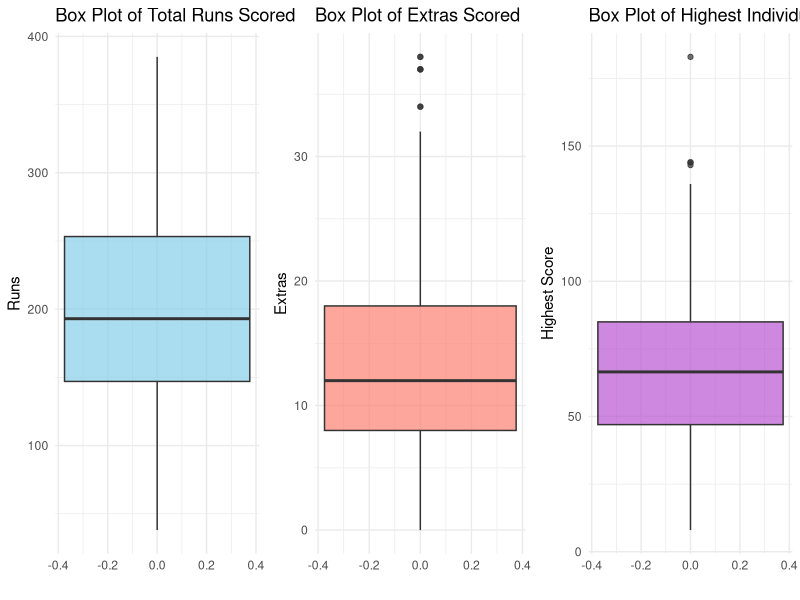
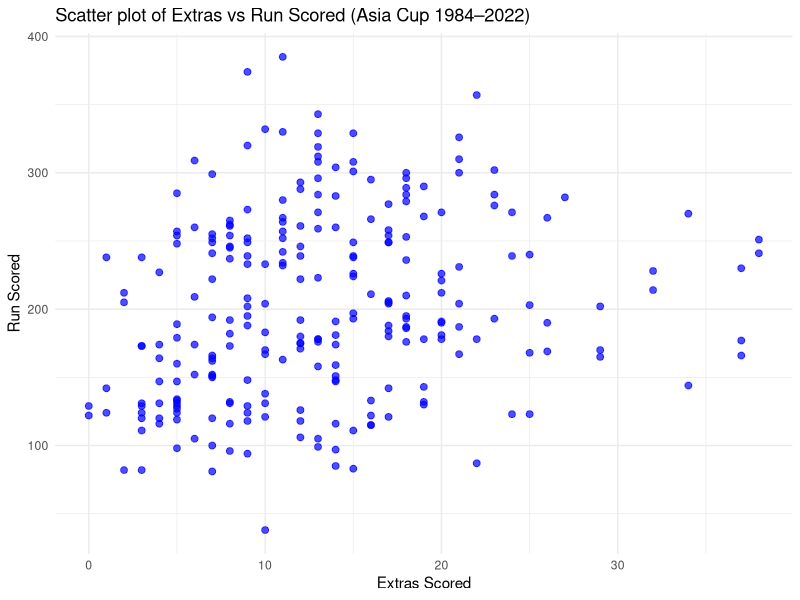
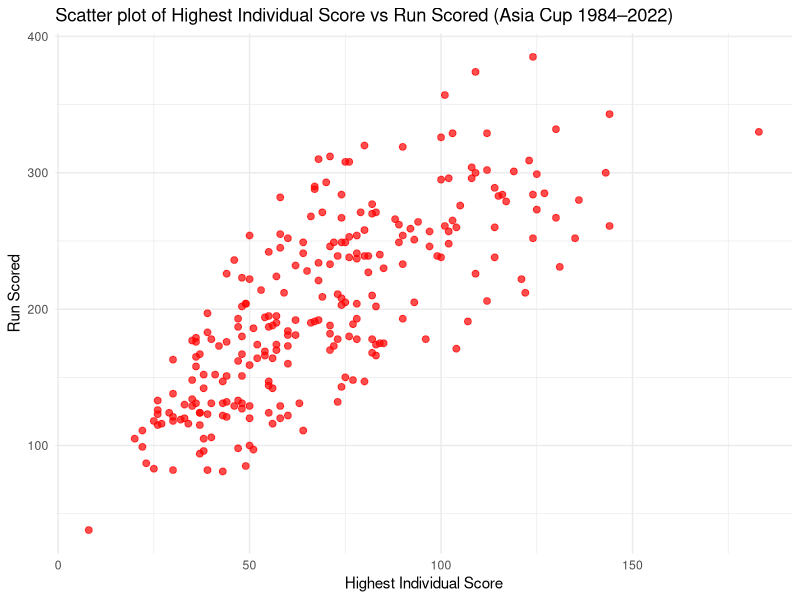
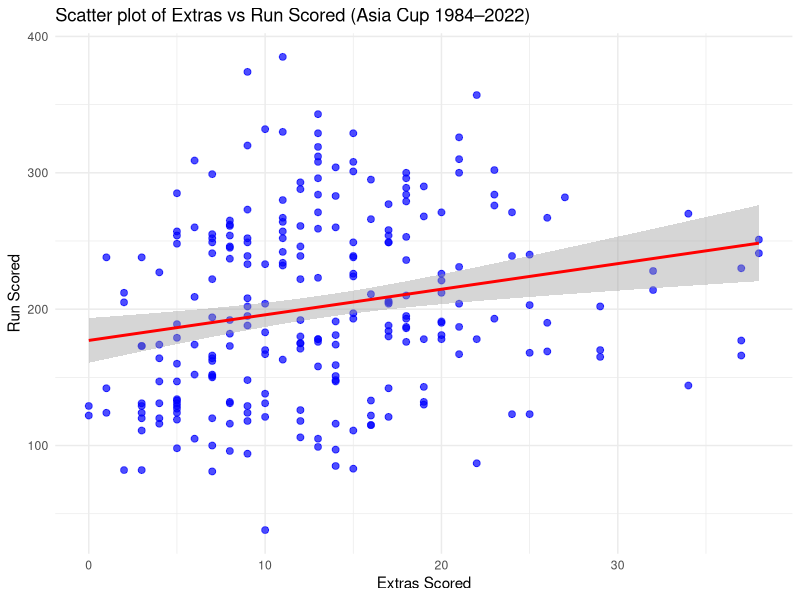
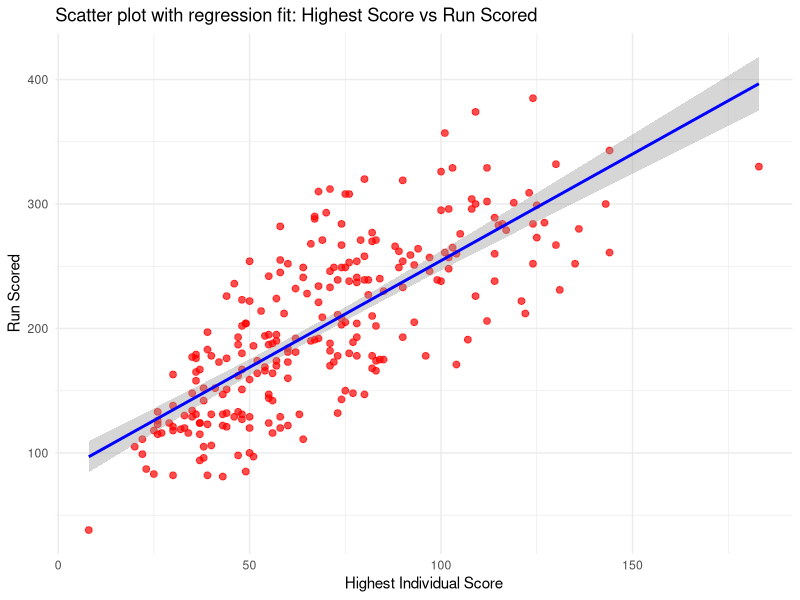

Write R code to recreate these figures, in order.
## ---- chunk 1
#| include: false
#| warning: false
#| message: false
library(tidyverse)
library(readr)
library(dplyr)
library(ggplot2)
library(reshape2)
library(gridExtra)
library(broom)
library(knitr)
## ---- chunk 2
#| include: false
#| warning: false
#| message: false
#| echo: false

# Load the Asia Cup cricket data
asia_cup <- read.csv("../data/cricket_asia_cup.csv")
# View first few rows and variable summary
head(asia_cup)

# Show number of missing values for each variable
colSums(is.na(asia_cup))

# Remove rows with any missing data (if appropriate)
asia_cup_clean <- na.omit(asia_cup)
## ---- chunk 3
#| warning: false
#| message: false
#| echo: false

main_vars <- asia_cup[, c("Run.Scored", "Extras.Scored", "Highest.Score")]
df_long <- melt(main_vars)

p <- ggplot(df_long, aes(x = variable, y = value, fill = variable)) +
  geom_boxplot(alpha = 0.7) +
  labs(title = "Box Plots of Total Runs, Extras, and Highest Individual Score",
       x = "", y = "Runs") +
  theme_minimal()
#print(p)

# Boxplot for Total Runs
p1 <- ggplot(asia_cup, aes(y = Run.Scored)) +
  geom_boxplot(fill = "skyblue", alpha = 0.7) +
  labs(title = "Box Plot of Total Runs Scored",
       x = "", y = "Runs") +
  theme_minimal()

# Boxplot for Extras Scored
p2 <- ggplot(asia_cup, aes(y = Extras.Scored)) +
  geom_boxplot(fill = "salmon", alpha = 0.7) +
  labs(title = "Box Plot of Extras Scored",
       x = "", y = "Extras") +
  theme_minimal()

# Boxplot for Highest Individual Score
p3 <- ggplot(asia_cup, aes(y = Highest.Score)) +
  geom_boxplot(fill = "mediumorchid", alpha = 0.7) +
  labs(title = "Box Plot of Highest Individual Score",
       x = "", y = "Highest Score") +
  theme_minimal()
## ---- chunk 4
#| warning: false
#| message: false
#| echo: false
grid.arrange(p1, p2, p3, ncol = 3)
## ---- chunk 5
#| warning: false
#| message: false
#| echo: false
ggplot(asia_cup, aes(x = Extras.Scored, y = Run.Scored)) +
  geom_point(color = "blue", alpha = 0.7, size = 2) +
  labs(
    x = "Extras Scored",
    y = "Run Scored",
    title = "Scatter plot of Extras vs Run Scored (Asia Cup 1984–2022)"
  ) +
  theme_minimal()
## ---- chunk 6
#| include: false
#| warning: false
#| message: false
#| echo: false

extras_vs_total_fit <- lm(asia_cup$Run.Scored ~ asia_cup$Extras.Scored)
summary(extras_vs_total_fit)
## ---- chunk 7
#| warning: false
#| message: false
#| echo: false
ggplot(asia_cup, aes(x = Highest.Score, y = Run.Scored)) +
  geom_point(color = "red", alpha = 0.7, size = 2) +
  labs(
    x = "Highest Individual Score",
    y = "Run Scored",
    title = "Scatter plot of Highest Individual Score vs Run Scored (Asia Cup 1984–2022)"
  ) +
  theme_minimal()
## ---- chunk 8
#| include: false
#| warning: false
#| message: false
#| echo: false

# Simple linear regression: does Highest Score predict total Runs Scored?
highest_score_model <- lm(Run.Scored ~ Highest.Score, data = asia_cup)
summary(highest_score_model)
## ---- chunk 9
    #| warning: false
    #| message: false
    #| echo: false

    fit_extras <- lm(Run.Scored ~ Extras.Scored, data = asia_cup)
    summary_fit <- summary(fit_extras)$coefficients

    custom_table <- data.frame(
      Parameter = c("$\\beta_0$ (Intercept)", "$\\beta_1$ (Slope)"),
      Estimate = round(summary_fit[, "Estimate"], 2),
      `Standard error` = round(summary_fit[, "Std. Error"], 2),
      `t value` = round(summary_fit[, "t value"], 2),
      `p value` = format.pval(summary_fit[, "Pr(>|t|)"], eps = .001, digits = 2)
    )

    kable(
      custom_table,
      escape = FALSE,
      caption = "Estimated coefficients from the regression of total runs on extras scored."
    )


## ---- chunk 10
#| warning: false
#| message: false
#| echo: false

ggplot(asia_cup, aes(x = Extras.Scored, y = Run.Scored)) +
  geom_point(color = "blue", alpha = 0.7, size = 2) +
  geom_smooth(method = "lm", color = "red", se = TRUE) +
  labs(
    x = "Extras Scored",
    y = "Run Scored",
    title = "Scatter plot of Extras vs Run Scored (Asia Cup 1984–2022)"
  ) +
  theme_minimal()
## ---- chunk 11
#| warning: false
#| message: false
#| echo: false

fit_highscore <- lm(Run.Scored ~ Highest.Score, data = asia_cup)
est2 <- summary(fit_highscore)$coefficients
tbl_highscore <- data.frame(
  Parameter = c("$\\beta_0$ (Intercept)", "$\\beta_1$ (Slope)"),
  Estimate = round(est2[, "Estimate"], 2),
  `Standard error` = round(est2[, "Std. Error"], 2),
  `t value` = round(est2[, "t value"], 2),
  `p value` = format.pval(est2[, "Pr(>|t|)"], digits = 2, eps = 0.001)
)
kable(tbl_highscore, escape = FALSE, caption = "Estimated coefficients from the regression of total runs on highest individual score.")

## ---- chunk 12
#| warning: false
#| message: false
#| echo: false

ggplot(asia_cup, aes(x = Highest.Score, y = Run.Scored)) +
  geom_point(color = "red", alpha = 0.7, size = 2) +
  geom_smooth(method = "lm", color = "blue", se = TRUE) +
  labs(
    x = "Highest Individual Score",
    y = "Run Scored",
    title = "Scatter plot with regression fit: Highest Score vs Run Scored"
  ) +
  theme_minimal()

